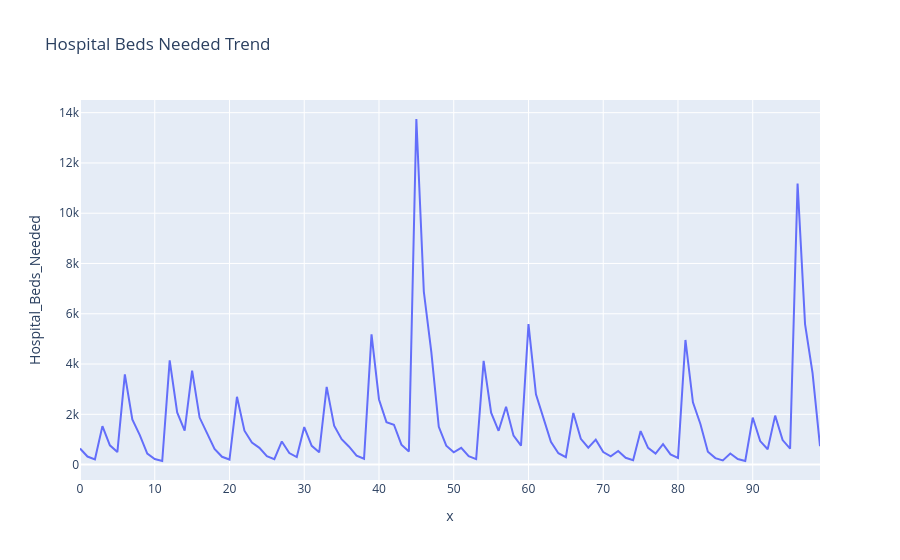

The notebook cell saved with this chart:
### Markdown cell above
# Hospital Beds Needed Trend

### Code cell
import plotly.express as px

fig = px.line(df.head(100),
              x=df.head(100).index,
              y='Hospital_Beds_Needed',
              title='Hospital Beds Needed Trend')

fig.show()

### Figure 1 — Plotly figure (JSON) as saved in the notebook; plotly's stock layout.template omitted (floating-point values rounded to 4 significant figures)
{"data": [{"hovertemplate": "x=%{x}<br>Hospital_Beds_Needed=%{y}<extra></extra>", "legendgroup": "", "line": {"color": "#636efa", "dash": "solid"}, "marker": {"symbol": "circle"}, "mode": "lines", "name": "", "orientation": "v", "showlegend": false, "type": "scatter", "x": [0, 1, 2, 3, 4, 5, 6, 7, 8, 9, 10, 11, 12, 13, 14, 15, 16, 17, 18, 19, 20, 21, 22, 23, 24, 25, 26, 27, 28, 29, 30, 31, 32, 33, 34, 35, 36, 37, 38, 39, 40, 41, 42, 43, 44, 45, 46, 47, 48, 49, 50, 51, 52, 53, 54, 55, 56, 57, 58, 59, 60, 61, 62, 63, 64, 65, 66, 67, 68, 69, 70, 71, 72, 73, 74, 75, 76, 77, 78, 79, 80, 81, 82, 83, 84, 85, 86, 87, 88, 89, 90, 91, 92, 93, 94, 95, 96, 97, 98, 99], "xaxis": "x", "y": [638, 319, 208, 1529, 764, 499, 3591, 1796, 1171, 437, 218, 142, 4147, 2074, 1352, 3741, 1870, 1220, 618, 309, 201, 2696, 1348, 879, 666, 333, 217, 920, 460, 300, 1492, 746, 487, 3091, 1546, 1008, 711, 356, 232, 5180, 2590, 1689, 1587, 793, 517, 13748, 6874, 4483, 1502, 751, 490, 665, 333, 217, 4123, 2062, 1345, 2302, 1151, 751, 5586, 2793, 1821, 906, 453, 295, 2053, 1026, 669, 992, 496, 324, 541, 270, 176, 1331, 665, 434, 810, 405, 264, 4958, 2479, 1617, 512, 256, 167, 440, 220, 144, 1870, 935, 610, 1947, 974, 635, 11180, 5590, 3646, 731], "yaxis": "y"}], "layout": {"legend": {"tracegroupgap": 0}, "title": {"text": "Hospital Beds Needed Trend"}, "xaxis": {"anchor": "y", "domain": [0, 1], "title": {"text": "x"}}, "yaxis": {"anchor": "x", "domain": [0, 1], "title": {"text": "Hospital_Beds_Needed"}}}}
